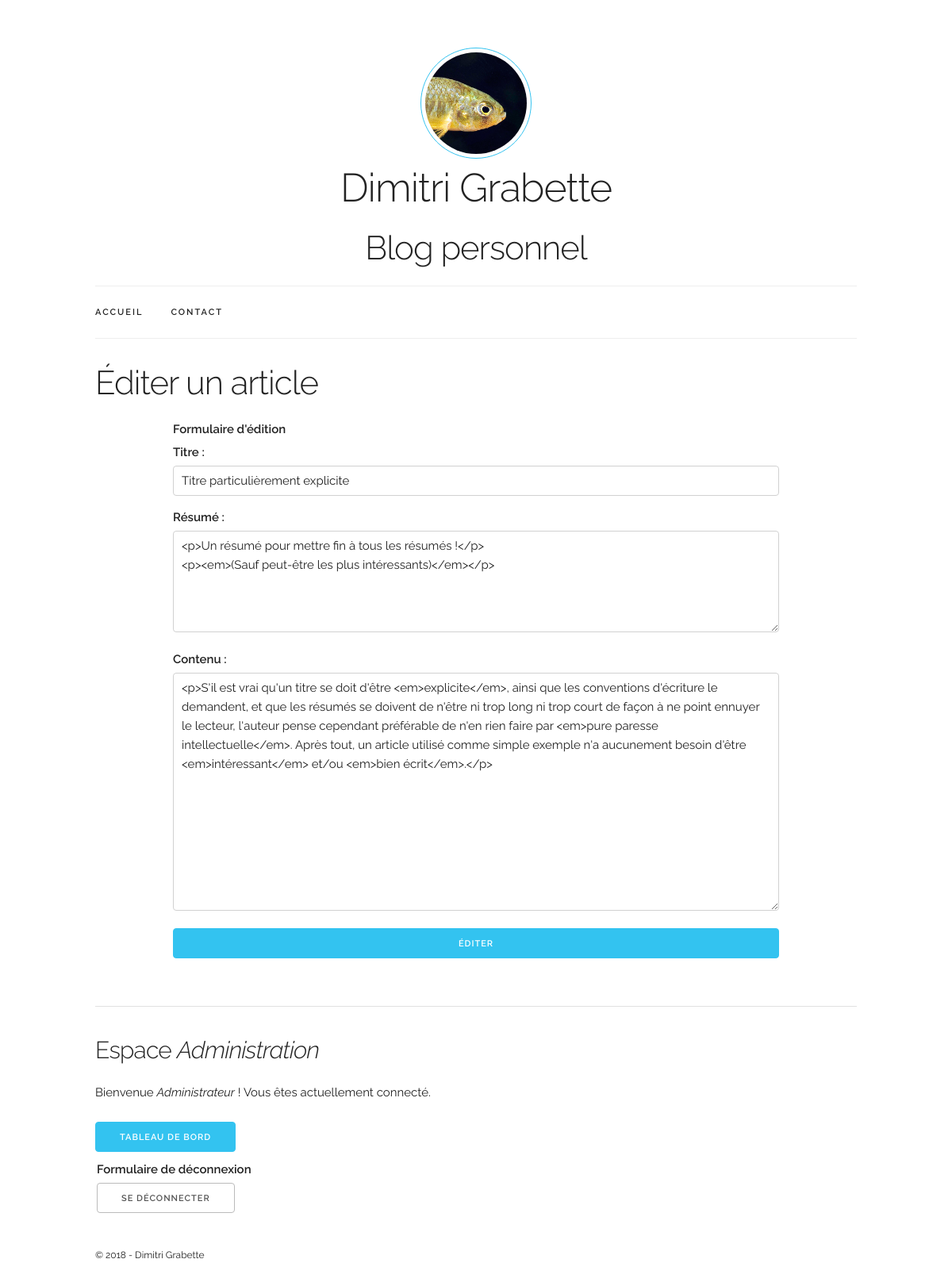
Screenshot of /monBlog/index.php?page=admin-panel&action=edit-article&id=1 (signed in) with the database file from the repository.
### tables this page shows
CREATE TABLE IF NOT EXISTS `article` (
  `ID` int(11) NOT NULL AUTO_INCREMENT,
  `title` varchar(100) NOT NULL,
  `excerpt` text,
  `content` text,
  `last_edit_timestamp` datetime NOT NULL,
  `moderator_id` int(10) UNSIGNED NOT NULL,
  PRIMARY KEY (`ID`),
  KEY `moderator_article_fk` (`moderator_id`)
);

### monBlog/controllers/AdminPanel.php (called while the page is built, shortened)
<?php
class AdminPanel {
  public function displayEditionPage() {
    $articleManager = new \models\Article();
    $article = $articleManager->getById( $_GET['id'] );
    require(VIEW_PATH."editionView.php");
  }
}

### monBlog/models/Article.php (called while the page is built, shortened)
<?php
class Article extends Model
{
  public function getById( $articleId )
  {
    $database = $this->connectToDatabase();
    $sqlString =
      "SELECT
        ID,
        title,
        excerpt,
        content,
        DATE_FORMAT(last_edit_timestamp, 'le %d/%m/%Y à %H:%i:%s') AS timestamp_fr
      FROM article
      WHERE ID = ?
      ORDER BY last_edit_timestamp DESC";
    $request = $database->prepare( $sqlString );
    $request->execute( array( $articleId ) );
    $article = $request->fetch( \PDO::FETCH_ASSOC );
    return $article;
  }
}

### monBlog/views/editionView.php (the view, shortened to what this page needs)
<h2>Éditer un article</h2>
<form class="container" action="index.php?page=admin-panel&action=send-edited-article&id=<?php echo $_GET['id'] ?>" method="post">
    <fieldset>
      <legend>Formulaire d'édition</legend>
      <div class="row">
        <div>
          <label for="edit-title">Titre :</label>
          <input type="text" class="u-full-width" name="edit-article-title" value="<?php echo $article['title'] ?>">
        </div>
        <div class="row">
          <label for="edit-excerpt">Résumé :</label>
          <textarea class="u-full-width" name="edit-article-excerpt"><?php echo $article['excerpt'] ?></textarea>
        </div>
      </div>
      <div class="row">
        <label for="edit-content">Contenu :</label>
        <textarea class="u-full-width large-height" name="edit-article-content"><?php echo $article['content'] ?></textarea>
      </div>
      <div class="row">
        <input type="submit" class="button-primary u-full-width" name="edit-article-submit" value="Éditer">
      </div>
    </fieldset>
  </form>
<?php require( \VIEW_PATH."baseTemplateView.php" ); ?>

### monBlog/css/skeleton.css (style rules this page uses)
.container { position: relative; width: 100%; max-width: 960px; margin: 0 auto; padding: 0 20px; box-sizing: border-box; }
@media (min-width: 400px) { .container { width: 85%; padding: 0; } }
@media (min-width: 550px) { .container { width: 80%; } }
html { font-size: 62.5%; }
body { font-size: 1.5em; line-height: 1.6; font-weight: 400; font-family: "Raleway", "HelveticaNeue", "Helvetica Neue", Helvetica, Arial, sans-serif; color: #222; }
h1, h2, h3, h4, h5, h6 { margin-top: 0; margin-bottom: 2rem; font-weight: 300; }
h2 { font-size: 3.6rem; line-height: 1.25; letter-spacing: -.1rem; }
@media (min-width: 550px) { h2 { font-size: 4.2rem; } }
.button, button, input[type="submit"], input[type="reset"], input[type="button"] { display: inline-block; height: 38px; padding: 0 30px; color: #555; text-align: center; font-size: 11px; font-weight: 600; line-height: 38px; letter-spacing: .1rem; text-transform: uppercase; text-decoration: none; white-space: nowrap; background-color: transparent; border-radius: 4px; border: 1px solid #bbb; cursor: pointer; box-sizing: border-box; }
.button.button-primary, button.button-primary, input[type="submit"].button-primary, input[type="reset"].button-primary, input[type="button"].button-primary { color: #FFF; background-color: #33C3F0; border-color: #33C3F0; }
input[type="email"], input[type="number"], input[type="search"], input[type="text"], input[type="tel"], input[type="url"], input[type="password"], textarea, select { height: 38px; padding: 6px 10px; background-color: #fff; border: 1px solid #D1D1D1; border-radius: 4px; box-shadow: none; box-sizing: border-box; }
input[type="email"], input[type="number"], input[type="search"], input[type="text"], input[type="tel"], input[type="url"], input[type="password"], textarea { -webkit-appearance: none; -moz-appearance: none; appearance: none; }
textarea { height: 128px; min-height: 65px; resize: vertical; padding-top: 6px; padding-bottom: 6px; }
label, legend { display: block; margin-bottom: .5rem; font-weight: 600; }
fieldset { padding: 0; border-width: 0; }
input, textarea, select, fieldset { margin-bottom: 1.5rem; }
pre, blockquote, dl, figure, table, p, ul, ol, form { margin-bottom: 2.5rem; }
.u-full-width { width: 100%; box-sizing: border-box; }
.container:after, .row:after, .u-cf { content: ""; display: table; clear: both; }
textarea.large-height { height: 30rem; }

### rows the page displays
article: edit-article-title "Titre particulièrement explicite", edit-article-excerpt "<p>Un résumé pour mettre fin à tous les résumés !</p> <p><em>(Sauf peut-être les plus intéressants)</em></p>", edit-article-content "<p>S'il est vrai qu'un titre se doit d'être <em>explicite</em>, ainsi que les conventions d'écriture le demandent, et que les résumés se doivent de n'être ni trop long ni trop court de façon à ne point ennuyer le lecteur, l'auteur pense cependant préférable de n'en rien faire par <em>pure paresse intellectuelle</em>. Après tout, un article utilisé comme simple exemple n'a aucunement besoin d'être <em>intéressant</em> et/ou <em>bien écrit</em>.</p>"

### other values shown
$_SESSION['user_name'] "Administrateur"
